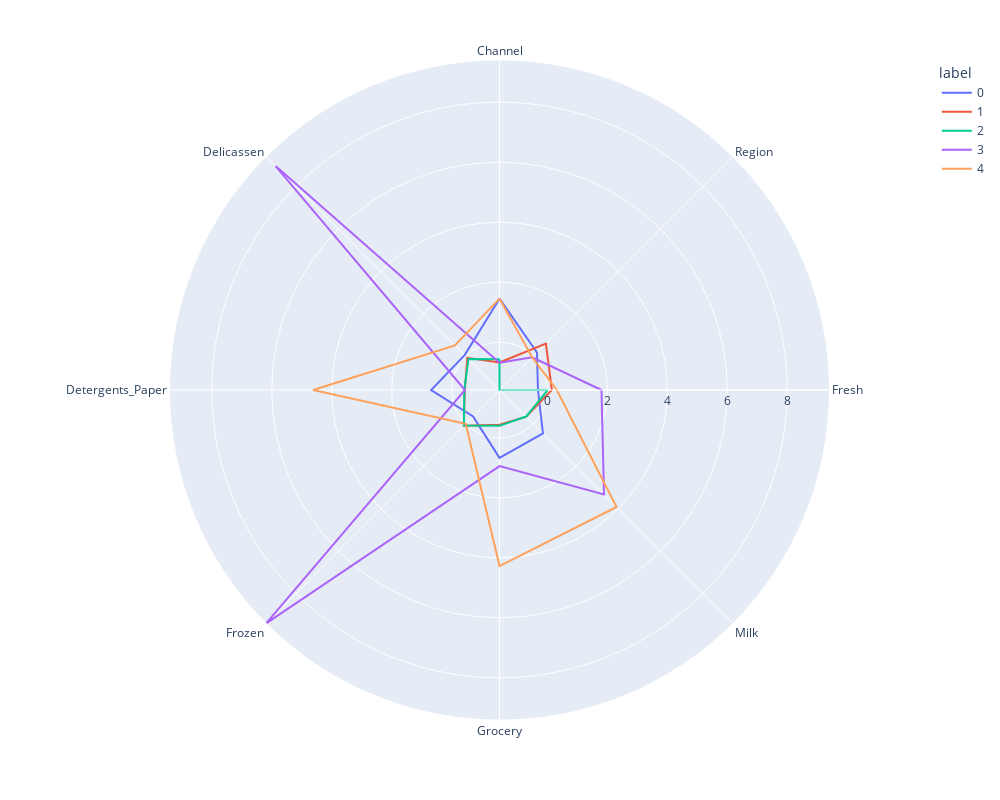

The notebook cell this image was saved under:
### Code cell
#Show clusters

clusters=pd.DataFrame(scaled,columns= scaled.columns)
clusters['label']=kmeans_1.labels_
polar=clusters.groupby("label").mean().reset_index()
polar=pd.melt(polar,id_vars=["label"])
fig1 = px.line_polar(polar, r="value", theta="variable", color="label", line_close=True,height=800,width=1000)
fig1.show()

### Figure 1 — Plotly figure (JSON) as saved in the notebook; plotly's stock layout.template omitted (floating-point values rounded to 4 significant figures)
{"data": [{"hovertemplate": "label=0<br>value=%{r}<br>variable=%{theta}<extra></extra>", "legendgroup": "0", "line": {"color": "#636efa", "dash": "solid"}, "marker": {"symbol": "circle"}, "mode": "lines", "name": "0", "r": [1.449, 0.1699, -0.3147, 0.4525, 0.6661, -0.3511, 0.6832, 0.04659, 1.449], "showlegend": true, "subplot": "polar", "theta": ["Channel", "Region", "Fresh", "Milk", "Grocery", "Frozen", "Detergents_Paper", "Delicassen", "Channel"], "type": "scatterpolar"}, {"hovertemplate": "label=1<br>value=%{r}<br>variable=%{theta}<extra></extra>", "legendgroup": "1", "line": {"color": "#EF553B", "dash": "solid"}, "marker": {"symbol": "circle"}, "mode": "lines", "name": "1", "r": [-0.6802, 0.5907, 0.1497, -0.339, -0.4358, 0.08626, -0.4396, -0.07924, -0.6802], "showlegend": true, "subplot": "polar", "theta": ["Channel", "Region", "Fresh", "Milk", "Grocery", "Frozen", "Detergents_Paper", "Delicassen", "Channel"], "type": "scatterpolar"}, {"hovertemplate": "label=2<br>value=%{r}<br>variable=%{theta}<extra></extra>", "legendgroup": "2", "line": {"color": "#00cc96", "dash": "solid"}, "marker": {"symbol": "circle"}, "mode": "lines", "name": "2", "r": [-0.5728, -1.597, 0.01454, -0.3448, -0.4025, 0.07967, -0.4244, -0.1331, -0.5728], "showlegend": true, "subplot": "polar", "theta": ["Channel", "Region", "Fresh", "Milk", "Grocery", "Frozen", "Detergents_Paper", "Delicassen", "Channel"], "type": "scatterpolar"}, {"hovertemplate": "label=3<br>value=%{r}<br>variable=%{theta}<extra></extra>", "legendgroup": "3", "line": {"color": "#ab63fa", "dash": "solid"}, "marker": {"symbol": "circle"}, "mode": "lines", "name": "3", "r": [-0.6903, -0.05583, 1.803, 3.333, 0.9425, 9.41, -0.4464, 8.964, -0.6903], "showlegend": true, "subplot": "polar", "theta": ["Channel", "Region", "Fresh", "Milk", "Grocery", "Frozen", "Detergents_Paper", "Delicassen", "Channel"], "type": "scatterpolar"}, {"hovertemplate": "label=4<br>value=%{r}<br>variable=%{theta}<extra></extra>", "legendgroup": "4", "line": {"color": "#FFA15A", "dash": "solid"}, "marker": {"symbol": "circle"}, "mode": "lines", "name": "4", "r": [1.449, -0.05583, 0.3138, 3.922, 4.276, -0.003574, 4.618, 0.5034, 1.449], "showlegend": true, "subplot": "polar", "theta": ["Channel", "Region", "Fresh", "Milk", "Grocery", "Frozen", "Detergents_Paper", "Delicassen", "Channel"], "type": "scatterpolar"}], "layout": {"height": 800, "legend": {"title": {"text": "label"}, "tracegroupgap": 0}, "margin": {"t": 60}, "polar": {"angularaxis": {"direction": "clockwise", "rotation": 90}, "domain": {"x": [0, 1], "y": [0, 1]}}, "width": 1000}}
